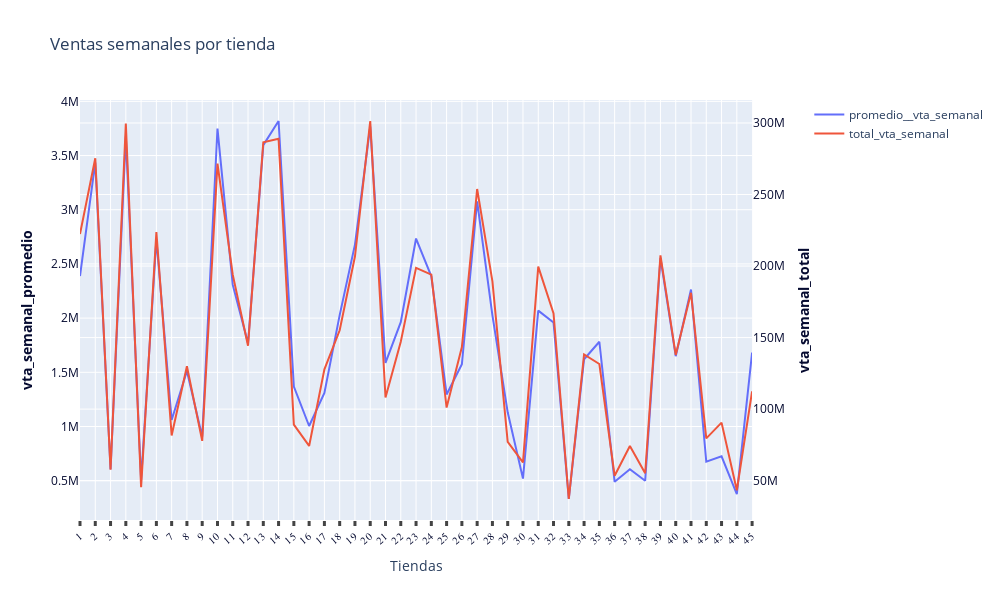

The cell this chart's notebook holds for it:
### Code cell
fig = make_subplots(specs=[[{"secondary_y": True}]])

fig.add_trace(
    go.Scatter(x = max_vta_semana.tienda,y = max_vta_semana.vta_semana, name="promedio__vta_semanal"),
    secondary_y=False
)


fig.add_trace(
    go.Scatter(x = max_vtas.tienda,y = max_vtas.vta_semana, name="total_vta_semanal"),
    secondary_y=True
)

fig.update_layout(
    title_text="Ventas semanales por tienda",
    width = 1000, height = 600
)


fig.update_xaxes(title_text="Tiendas", range = [1,45], ticks='outside',ticklen=5, tickwidth=3,nticks=45, tickangle=320,
                 tickfont=dict(family='Arial Narrow',size=10.5,color='#050A30'))

# plt.xlim(0,143)
# plt.xticks(range(0,143,5))
fig.update_yaxes(title_text="<b>vta_semanal_promedio</b>", secondary_y=False,color='#050A30')
fig.update_yaxes(title_text="<b>vta_semanal_total</b>", secondary_y=True,color='#050A30')

fig.show()

### Figure 1 — Plotly figure (JSON) as saved in the notebook; plotly's stock layout.template omitted (floating-point values rounded to 4 significant figures)
{"data": [{"name": "promedio__vta_semanal", "type": "scatter", "x": [1, 2, 3, 4, 5, 6, 7, 8, 9, 10, 11, 12, 13, 14, 15, 16, 17, 18, 19, 20, 21, 22, 23, 24, 25, 26, 27, 28, 29, 30, 31, 32, 33, 34, 35, 36, 37, 38, 39, 40, 41, 42, 43, 44, 45], "xaxis": "x", "y": [2388000.0, 3436000.0, 606000.0, 3676000.0, 507900.0, 2728000.0, 1060000.0, 1512000.0, 905300.0, 3749000.0, 2306000.0, 1768000.0, 3596000.0, 3819000.0, 1368000.0, 1005000.0, 1309000.0, 2028000.0, 2678000.0, 3767000.0, 1587000.0, 1962000.0, 2734000.0, 2386000.0, 1295000.0, 1574000.0, 3078000.0, 2026000.0, 1131000.0, 519400.0, 2069000.0, 1960000.0, 331200.0, 1621000.0, 1782000.0, 489400.0, 605800.0, 499300.0, 2554000.0, 1649000.0, 2264000.0, 674900.0, 725000.0, 376200.0, 1683000.0], "yaxis": "y"}, {"name": "total_vta_semanal", "type": "scatter", "x": [1, 2, 3, 4, 5, 6, 7, 8, 9, 10, 11, 12, 13, 14, 15, 16, 17, 18, 19, 20, 21, 22, 23, 24, 25, 26, 27, 28, 29, 30, 31, 32, 33, 34, 35, 36, 37, 38, 39, 40, 41, 42, 43, 44, 45], "xaxis": "x", "y": [222400000.0, 275400000.0, 57590000.0, 299500000.0, 45480000.0, 223800000.0, 81600000.0, 130000000.0, 77790000.0, 271600000.0, 194000000.0, 144300000.0, 286500000.0, 289000000.0, 89130000.0, 74250000.0, 127800000.0, 155100000.0, 206600000.0, 301400000.0, 108100000.0, 147100000.0, 198800000.0, 194000000.0, 101100000.0, 143400000.0, 253900000.0, 189300000.0, 77140000.0, 62720000.0, 199600000.0, 166800000.0, 37160000.0, 138249763, 131500000.0, 53410000.0, 74200000.0, 55160000.0, 207400000.0, 137900000.0, 181300000.0, 79570000.0, 90570000.0, 43290000.0, 112400000.0], "yaxis": "y2"}], "layout": {"height": 600, "title": {"text": "Ventas semanales por tienda"}, "width": 1000, "xaxis": {"anchor": "y", "domain": [0, 0.94], "nticks": 45, "range": [1, 45], "tickangle": -40, "tickfont": {"color": "#050A30", "family": "Arial Narrow", "size": 10.5}, "ticklen": 5, "ticks": "outside", "tickwidth": 3, "title": {"text": "Tiendas"}, "type": "linear"}, "yaxis": {"anchor": "x", "autorange": true, "color": "#050A30", "domain": [0, 1], "range": [137400.0, 4012000.0], "title": {"text": "<b>vta_semanal_promedio</b>"}, "type": "linear"}, "yaxis2": {"anchor": "x", "autorange": true, "color": "#050A30", "overlaying": "y", "range": [22480000.0, 316100000.0], "side": "right", "title": {"text": "<b>vta_semanal_total</b>"}, "type": "linear"}}}
